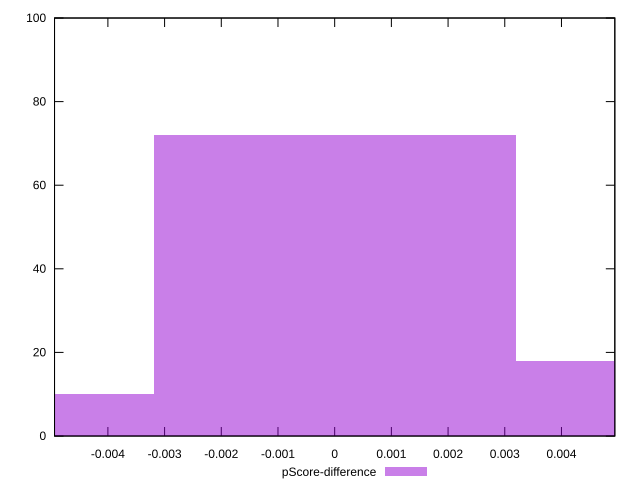

The script that saved this image:
reset

$pScoreDifference <<EOF
0 72
-0.006390417657144942 10
0.006390417657144942 18
EOF

set key outside below
set boxwidth 0.006390417657144942
set xrange [-0.004941176470588227:0.004941176470588282]
set yrange [0:100]
set trange [0:100]
set style fill transparent solid 0.5 noborder
set terminal svg size 640, 490 enhanced background rgb 'white'
set output "report_00013_2021-02-09T12-04-24.940Z/uses-rel-preload/samples/pages+cached/pScore-difference/histogram.svg"

plot $pScoreDifference title "pScore-difference" with boxes

reset
